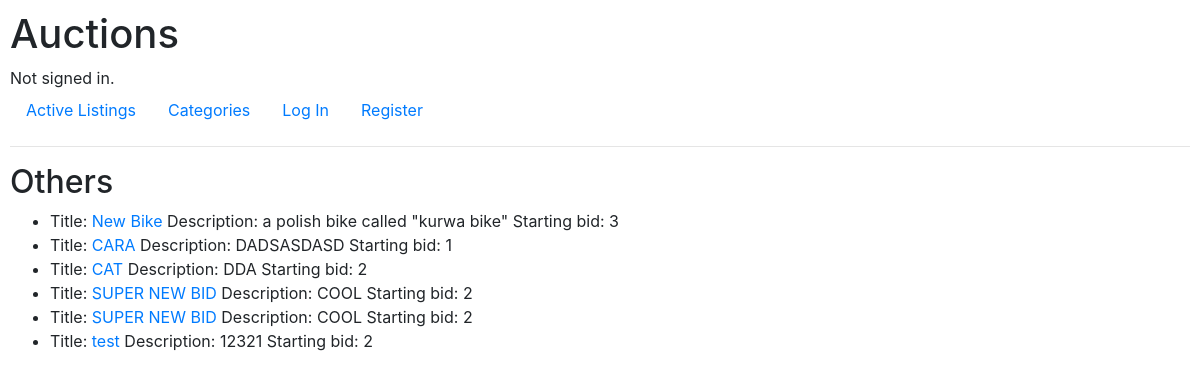
/categories/Others, run on the app's committed database.
### auctions/models.py (models this page shows, shortened)
class listings(models.Model):
    title = models.CharField(max_length=64)
    description = models.TextField(max_length=500)
    starting_bit = models.IntegerField()
    creator = models.ForeignKey(User, on_delete=models.CASCADE)
    category = models.TextField(max_length=100, default="Others")

### auctions/views.py (the view)
# urls.py: path("categories/<str:category>", views.category, name="category")
def category(request, category):
    return render(request,"auctions/category.html",{
        "listings": listings.objects.filter(category=category),
        "category": category
    })

### auctions/templates/auctions/category.html
{% extends "auctions/layout.html" %}
{% block body %}
    <h2>{{ category }}</h2>
    <ul>
    {% for item in listings  %}
    <li>Title: <a href="/listing/{{ item.id }}">{{ item.title }}
    </a> Description: {{ item.description }}
        Starting bid: {{ item.starting_bit }}</li>
    {% endfor %}
    </ul>
{% endblock %}

### auctions/static/auctions/styles.css (style rules this page uses)
body { padding: 10px; }

### data on the page
listings: title "New Bike", description "a polish bike called \"kurwa bike\"", starting_bit "3"
listings: title "CARA", description "DADSASDASD", starting_bit "1"
listings: title "CAT", description "DDA", starting_bit "2"
listings: title "SUPER NEW BID", description "COOL", starting_bit "2"
listings: title "SUPER NEW BID", description "COOL", starting_bit "2"
listings: title "test", description "12321", starting_bit "2"

### other printed values
{{ category }} "Others"
